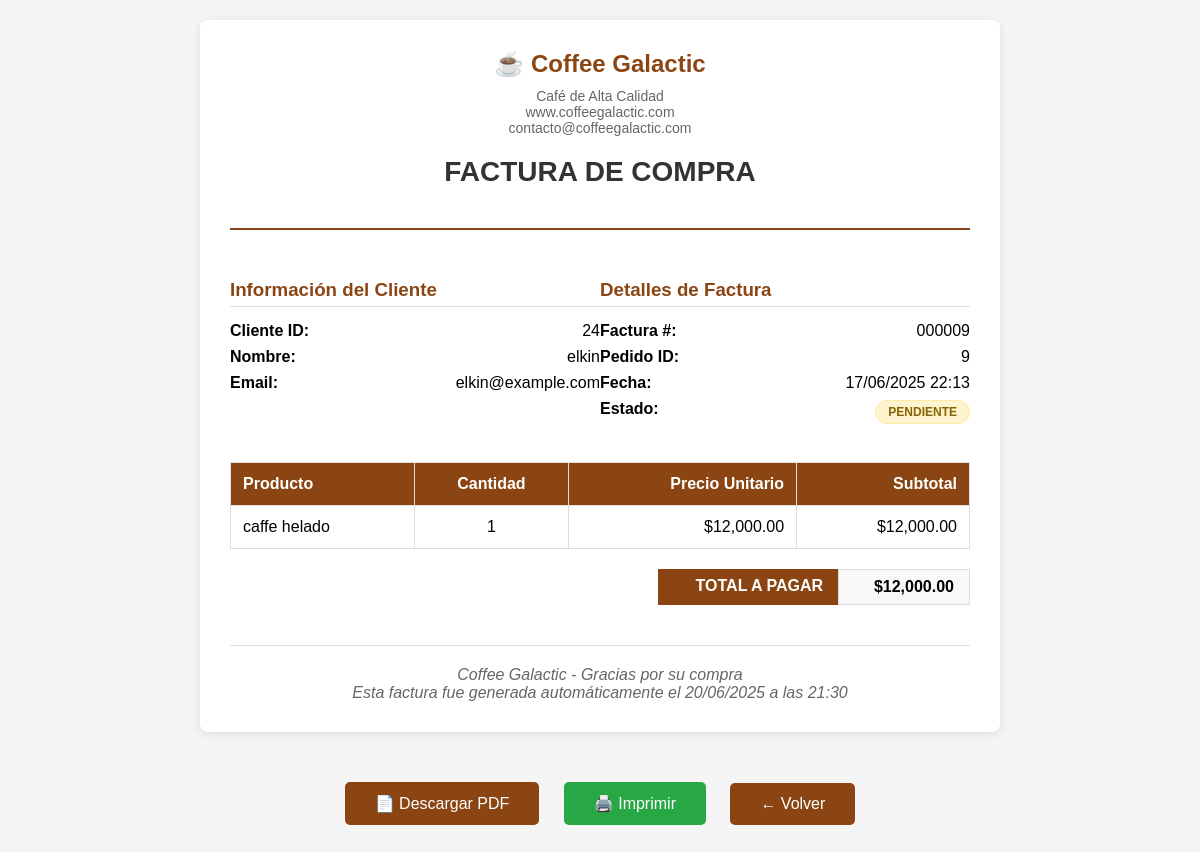
The app's page /factura.php?pedido_id=9 (signed in) with its own data.
### tables this page shows
CREATE TABLE `usuarios` (
  `id` int(11) NOT NULL,
  `nombre` varchar(100) NOT NULL,
  `email` varchar(100) NOT NULL,
  `password` text NOT NULL,
  `fecha_registro` timestamp NOT NULL DEFAULT current_timestamp(),
  `rol` varchar(20) NOT NULL DEFAULT 'user'
);

CREATE TABLE `pedidos` (
  `id` int(11) NOT NULL,
  `usuario_id` int(11) NOT NULL,
  `total` decimal(10,2) NOT NULL,
  `fecha_pedido` timestamp NOT NULL DEFAULT current_timestamp(),
  `estado` enum('pendiente','enviado','entregado') DEFAULT 'pendiente',
  `fecha` datetime DEFAULT current_timestamp()
);

CREATE TABLE `detalle_pedidos` (
  `id` int(11) NOT NULL,
  `pedido_id` int(11) NOT NULL,
  `producto_id` int(11) NOT NULL,
  `cantidad` int(11) NOT NULL,
  `precio_unitario` decimal(10,2) NOT NULL
);

CREATE TABLE `productos` (
  `id` int(11) NOT NULL,
  `nombre` varchar(100) NOT NULL,
  `descripcion` text NOT NULL,
  `precio` decimal(10,2) NOT NULL,
  `imagen` varchar(255) NOT NULL,
  `stock` int(11) NOT NULL,
  `fecha_agregado` timestamp NOT NULL DEFAULT current_timestamp(),
  `categoria_id` int(10) UNSIGNED DEFAULT NULL,
  `categoria` varchar(255) NOT NULL DEFAULT '',
  `descuento` int(11) DEFAULT 0
);

### factura.php (the view, shortened to what this page needs)
<?php
require 'conexion.php';
$pedido_id = intval($_GET['pedido_id']);
$usuario_id = $_SESSION['usuario_id'];
$stmt = $conexion->prepare("SELECT * FROM pedidos WHERE id = ? AND usuario_id = ?");
$stmt->bind_param("ii", $pedido_id, $usuario_id);
$stmt->execute();
$result = $stmt->get_result();
$pedido = $result->fetch_assoc();
$stmt_detalles = $conexion->prepare("
    SELECT
        dp.producto_id,
        dp.cantidad,
        dp.precio_unitario,
        pr.nombre as producto_nombre
    FROM detalle_pedidos dp
    LEFT JOIN productos pr ON dp.producto_id = pr.id
    WHERE dp.pedido_id = ?
");
$stmt_detalles->bind_param("i", $pedido_id);
$stmt_detalles->execute();
$result_detalles = $stmt_detalles->get_result();
$detalles = [];
while ($row = $result_detalles->fetch_assoc()) {
    $detalles[] = $row;
}
$stmt_usuario = $conexion->prepare("SELECT nombre, email FROM usuarios WHERE id = ?");
$stmt_usuario->bind_param("i", $usuario_id);
$stmt_usuario->execute();
$result_usuario = $stmt_usuario->get_result();
$usuario_info = $result_usuario->fetch_assoc();
?>
<!DOCTYPE html>
<html lang="es">
<head>
</head>
<body>
    <div class="invoice-container" id="invoice">
        <div class="header">
            <div class="logo">☕ Coffee Galactic</div>
            <div class="company-info">
                Café de Alta Calidad<br>
                www.coffeegalactic.com<br>
                contacto@coffeegalactic.com
            </div>
            <div class="invoice-title">FACTURA DE COMPRA</div>
        </div>
        <div class="invoice-details">
            <div class="detail-section">
                <h3>Información del Cliente</h3>
                <div class="detail-item">
                    <span class="detail-label">Cliente ID:</span>
                    <span><?php echo htmlspecialchars($usuario_id); ?></span>
                </div>
                <?php if ($usuario_info && $usuario_info['nombre']): ?>
                <div class="detail-item">
                    <span class="detail-label">Nombre:</span>
                    <span><?php echo htmlspecialchars($usuario_info['nombre']); ?></span>
                </div>
                <?php endif; ?>
                <?php if ($usuario_info && $usuario_info['email']): ?>
                <div class="detail-item">
                    <span class="detail-label">Email:</span>
                    <span><?php echo htmlspecialchars($usuario_info['email']); ?></span>
                </div>
                <?php endif; ?>
            </div>
            <div class="detail-section">
                <h3>Detalles de Factura</h3>
                <div class="detail-item">
                    <span class="detail-label">Factura #:</span>
                    <span><?php echo str_pad($pedido_id, 6, '0', STR_PAD_LEFT); ?></span>
                </div>
                <div class="detail-item">
                    <span class="detail-label">Pedido ID:</span>
                    <span><?php echo htmlspecialchars($pedido_id); ?></span>
                </div>
                <div class="detail-item">
                    <span class="detail-label">Fecha:</span>
                    <span><?php echo date('d/m/Y H:i', strtotime($pedido['fecha_pedido'])); ?></span>
                </div>
                <div class="detail-item">
                    <span class="detail-label">Estado:</span>
                    <span class="status-badge status-<?php echo $pedido['estado']; ?>">
                        <?php echo ucfirst($pedido['estado']); ?>
                    </span>
                </div>
            </div>
        </div>
        <table class="products-table">
            <thead>
                <tr>
                    <th>Producto</th>
                    <th class="text-center">Cantidad</th>
                    <th class="text-right">Precio Unitario</th>
                    <th class="text-right">Subtotal</th>
                </tr>
            </thead>
            <tbody>
                <?php foreach ($detalles as $detalle): ?>
                <tr>
                    <td><?php echo htmlspecialchars($detalle['producto_nombre'] ?? 'Producto ID: ' . $detalle['producto_id']); ?></td>
                    <td class="text-center"><?php echo htmlspecialchars($detalle['cantidad']); ?></td>
                    <td class="text-right">$<?php echo number_format($detalle['precio_unitario'], 2); ?></td>
                    <td class="text-right">$<?php echo number_format($detalle['cantidad'] * $detalle['precio_unitario'], 2); ?></td>
                </tr>
                <?php endforeach; ?>
            </tbody>
        </table>
        <div class="total-section">
            <div class="total-row">
                <div class="total-label">TOTAL A PAGAR</div>
                <div class="total-value">$<?php echo number_format($pedido['total'], 2); ?></div>
            </div>
        </div>
        <div class="footer">
            Coffee Galactic - Gracias por su compra<br>
            Esta factura fue generada automáticamente el <?php echo date('d/m/Y \a \l\a\s H:i'); ?>
        </div>
    </div>
    <div class="actions">
        <button class="download-btn" onclick="downloadPDF()">📄 Descargar PDF</button>
        <button class="print-btn" onclick="window.print()">🖨️ Imprimir</button>
        <button class="download-btn" onclick="window.location.href='./index.php'">← Volver</button>
    </div>
</body>
</html>

### factura.php (style rules this page uses)
body { font-family: Arial, sans-serif; max-width: 800px; margin: 0 auto; padding: 20px; background-color: #f5f5f5; }
.invoice-container { background: white; padding: 30px; border-radius: 8px; box-shadow: 0 2px 10px rgba(0,0,0,0.1); margin-bottom: 20px; }
.header { text-align: center; border-bottom: 2px solid #8B4513; padding-bottom: 20px; margin-bottom: 30px; }
.logo { font-size: 24px; font-weight: bold; color: #8B4513; margin-bottom: 10px; }
.company-info { color: #666; font-size: 14px; }
.invoice-title { font-size: 28px; font-weight: bold; color: #333; margin: 20px 0; }
.invoice-details { display: flex; justify-content: space-between; margin-bottom: 30px; }
.detail-section { flex: 1; }
.detail-section h3 { color: #8B4513; border-bottom: 1px solid #ddd; padding-bottom: 5px; margin-bottom: 15px; }
.detail-item { margin-bottom: 8px; display: flex; justify-content: space-between; }
.detail-label { font-weight: bold; min-width: 120px; }
.products-table { width: 100%; border-collapse: collapse; margin: 20px 0; }
.products-table th, .products-table td { border: 1px solid #ddd; padding: 12px; text-align: left; }
.products-table th { background-color: #8B4513; color: white; font-weight: bold; }
.products-table .text-center { text-align: center; }
.products-table .text-right { text-align: right; }
.total-section { margin-top: 20px; text-align: right; }
.total-row { display: flex; justify-content: flex-end; margin-bottom: 10px; }
.total-label { font-weight: bold; min-width: 150px; padding: 8px 15px; background-color: #8B4513; color: white; }
.total-value { font-weight: bold; min-width: 100px; padding: 8px 15px; background-color: #f8f8f8; border: 1px solid #ddd; }
.footer { text-align: center; margin-top: 40px; padding-top: 20px; border-top: 1px solid #ddd; color: #666; font-style: italic; }
.download-btn { background-color: #8B4513; color: white; border: none; padding: 12px 30px; font-size: 16px; border-radius: 5px; cursor: pointer; margin: 20px 10px; transition: background-color 0.3s; }
.print-btn { background-color: #28a745; color: white; border: none; padding: 12px 30px; font-size: 16px; border-radius: 5px; cursor: pointer; margin: 20px 10px; transition: background-color 0.3s; }
.actions { text-align: center; margin-top: 30px; }
.status-badge { display: inline-block; padding: 4px 12px; border-radius: 20px; font-size: 12px; font-weight: bold; text-transform: uppercase; }
.status-pendiente { background-color: #fff3cd; color: #856404; border: 1px solid #ffeaa7; }

### records on screen
usuarios: nombre "elkin", email "elkin@example.com"
pedidos: fecha_pedido "17/06/2025 22:13", estado "PENDIENTE", total "12,000.00"
detalle_pedidos: producto.nombre "caffe helado", cantidad "1", precio_unitario "12,000.00", $detalle['cantidad'] * $detalle['precio_unitario'] "12,000.00"

### other values on screen
$usuario_id "24"
str_pad($pedido_id, 6, '0', STR_PAD_LEFT) "000009"
$pedido_id "9"
